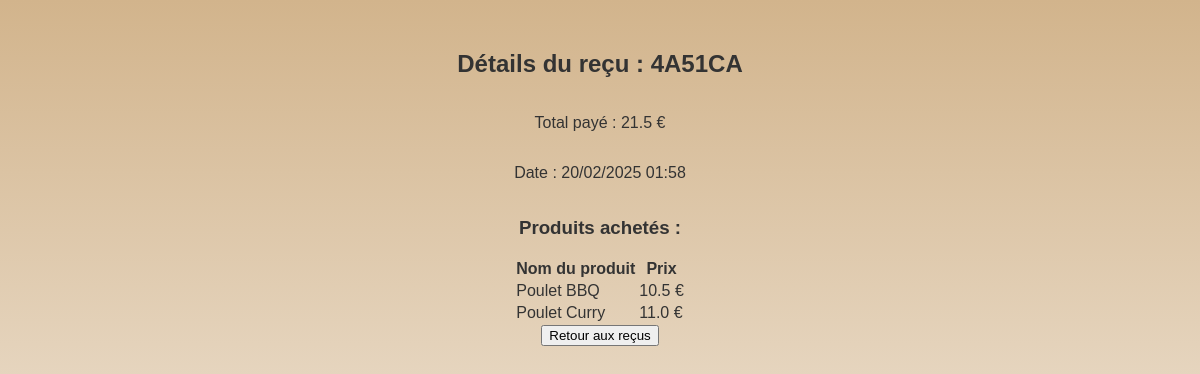
The app's page /receipt_details/4A51CA with its own data.
### app.py (models this page shows)
class Recu(db.Model):
    id = db.Column(db.Integer, primary_key=True, autoincrement=True)
    ref_commande = db.Column(db.String(5), nullable=False)
    prix_total = db.Column(db.Float, nullable=False)
    date = db.Column(db.DateTime, nullable=False, default=datetime.now())

class Commande(db.Model):
    id = db.Column(db.Integer, primary_key=True)
    ref_commande = db.Column(db.String(5), nullable=False)
    product_id = db.Column(db.Integer, nullable=False)
    nom_produit = db.Column(db.String(100), nullable=False)
    description = db.Column(db.Text, nullable=False)
    prix = db.Column(db.Float, nullable=False)
    date = db.Column(db.DateTime, nullable=False, default=datetime.now())

### app.py (the view)
@app.route('/receipt_details/<ref_commande>')
def receipt_details(ref_commande):
    recu = Recu.query.filter_by(ref_commande=ref_commande).first()
    commandes = Commande.query.filter_by(ref_commande=ref_commande).all()
    return render_template('receipt_details.html', recu=recu, commandes=commandes)

### templates/receipt_details.html (shortened to what this page needs)
<!DOCTYPE html>
<html lang="en">
<head>
    <link rel="stylesheet" href="{{ url_for('static', filename='style.css') }}">
</head>
<body>
    <div class = page-container>
        <h2>Détails du reçu : {{ recu.ref_commande }}</h2>
        <p>Total payé : {{ recu.prix_total }} €</p>
        <p>Date : {{ recu.date.strftime('%d/%m/%Y %H:%M') }}</p>
        <h3>Produits achetés :</h3>
        <table>
            <tr>
                <th>Nom du produit</th>
                <th>Prix</th>
            </tr>
            {% for item in commandes %}
            <tr>
                <td>{{ item.nom_produit }}</td>
                <td>{{ item.prix }} €</td>
            </tr>
            {% endfor %}
        </table>
        <a href="{{ url_for('user_receipts') }}"><button>Retour aux reçus</button></a>
    </div>
</body>
</html>

### static/style.css (style rules this page uses)
body { font-family: Arial, sans-serif; margin: 0; padding: 0; background: linear-gradient(to bottom, #D2B48C, #ffffff); color: #333; min-height: 100vh; }
.page-container { display: flex; flex-direction: column; align-items: center; padding: 30px; min-height: 100vh; }

### records on screen
Recu: ref_commande "4A51CA", prix_total "21.5", date "20/02/2025 01:58"
Commande: nom_produit "Poulet BBQ", prix "10.5"
Commande: nom_produit "Poulet Curry", prix "11.0"
